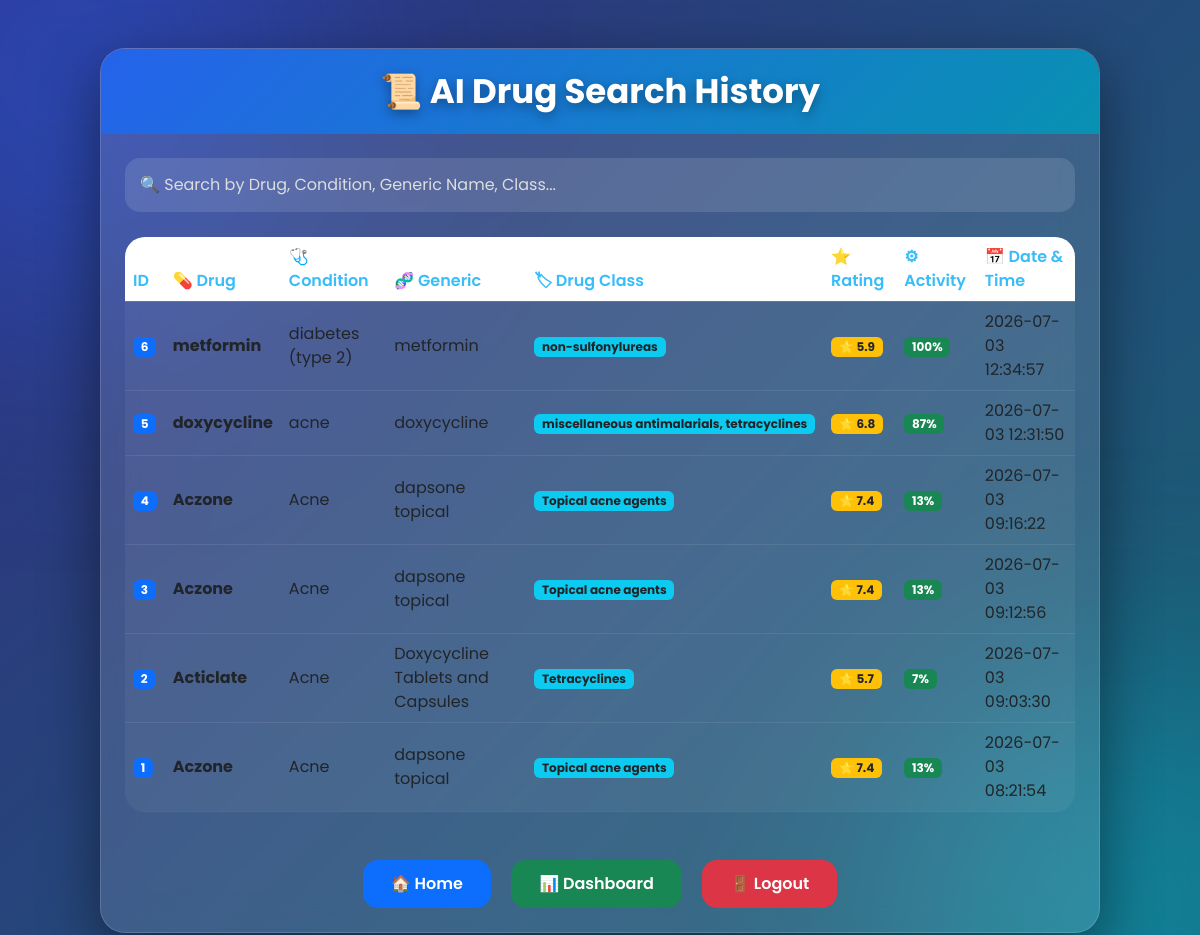
The page /history (signed in) on the database its author committed.
### tables this page shows
CREATE TABLE history(

        id INTEGER PRIMARY KEY AUTOINCREMENT,

        drug_name TEXT,

        medical_condition TEXT,

        generic_name TEXT,

        drug_class TEXT,

        rating TEXT,

        activity TEXT,

        search_time TIMESTAMP DEFAULT CURRENT_TIMESTAMP

    );

### app.py (the view)
@app.route("/history")
def history():
    if not session.get("admin"):
        flash("Please login first.")
        return redirect(url_for("login"))
    conn = sqlite3.connect(DATABASE)
    cur = conn.cursor()
    cur.execute("""
        SELECT *
        FROM history
        ORDER BY id DESC
    """)
    rows = cur.fetchall()
    conn.close()
    return render_template(
        "history.html",
        history=rows
    )

### templates/history.html (shortened to what this page needs)
<!DOCTYPE html>
<html lang="en">
<head>
<link href="https://cdn.jsdelivr.net/npm/bootstrap@5.3.0/dist/css/bootstrap.min.css" rel="stylesheet">
<script src="https://cdn.tailwindcss.com"></script>
</head>
<body>
<div class="container py-5">
<div class="history-card">
<div class="card-header">
<h3>
📜 AI Drug Search History
</h3>
</div>
<div class="card-body p-4">
<div class="search-box">
<input
type="text"
class="form-control"
id="searchInput"
placeholder="🔍 Search by Drug, Condition, Generic Name, Class..."
>
</div>
{% if history %}
<div class="table-responsive">
<table class="table table-hover align-middle" id="historyTable">
<thead>
<tr>
<th>ID</th>
<th>💊 Drug</th>
<th>🩺 Condition</th>
<th>🧬 Generic</th>
<th>🏷 Drug Class</th>
<th>⭐ Rating</th>
<th>⚙ Activity</th>
<th>📅 Date & Time</th>
</tr>
</thead>
<tbody>
{% for row in history %}
<tr>
<td>
<span class="badge bg-primary">
{{ row[0] }}
</span>
</td>
<td>
<strong>{{ row[1] }}</strong>
</td>
<td>
{{ row[2] }}
</td>
<td>
{{ row[3] }}
</td>
<td>
<span class="badge bg-info text-dark">
{{ row[4] }}
</span>
</td>
<td>
<span class="badge bg-warning text-dark">
⭐ {{ row[5] }}
</span>
</td>
<td>
<span class="badge bg-success">
{{ row[6] }}
</span>
</td>
<td>
{{ row[7] }}
</td>
</tr>
{% endfor %}
</tbody>
</table>
</div>
{% endif %}
<div class="text-center mt-5">
<a href="/index" class="btn btn-primary me-3">
🏠 Home
</a>
<a href="/dashboard" class="btn btn-success me-3">
📊 Dashboard
</a>
<a href="/logout" class="btn btn-danger">
🚪 Logout
</a>
</div>
</div>
</div>
</div>
</body>
</html>

### templates/history.html (style rules this page uses)
* { margin:0; padding:0; box-sizing:border-box; font-family:'Poppins',sans-serif; }
body { min-height:100vh; background:linear-gradient(-45deg,#0f172a,#1e3a8a,#0f766e,#312e81); background-size:400% 400%; animation:bgAnimation 12s ease infinite; overflow-x:hidden; color:white; }
body::before { content:""; position:fixed; width:500px; height:500px; background:#2563eb; left:-180px; top:-180px; border-radius:50%; filter:blur(130px); opacity:.45; animation:leftGlow 8s infinite alternate; z-index:-1; }
body::after { content:""; position:fixed; width:450px; height:450px; background:#06b6d4; right:-150px; bottom:-150px; border-radius:50%; filter:blur(120px); opacity:.40; animation:rightGlow 8s infinite alternate; z-index:-1; }
.history-card { background:rgba(255,255,255,.12); backdrop-filter:blur(18px); border:1px solid rgba(255,255,255,.15); border-radius:25px; box-shadow:0 20px 60px rgba(0,0,0,.45); transition:.45s; overflow:hidden; color:white; }
.card-header { background:linear-gradient(135deg,#2563eb,#0891b2)!important; border:none; padding:22px; }
.card-header h3 { margin:0; font-size:34px; font-weight:700; text-align:center; color:white; text-shadow:0 4px 12px rgba(0,0,0,.35); }
.search-box { margin-bottom:25px; }
.search-box input { background:rgba(255,255,255,.12); border:none; border-radius:15px; padding:15px; color:white; }
.search-box input::placeholder { color:#ddd; }
.table { color:white; margin-bottom:0; }
.table thead { background:rgba(255,255,255,.15); }
.table th { color:#38bdf8; font-weight:600; border-color:rgba(255,255,255,.12); }
.table td { background:rgba(255,255,255,.05); border-color:rgba(255,255,255,.08); vertical-align:middle; }
.table tbody tr { transition:.35s; }
.table-responsive { border-radius:20px; overflow:hidden; }
.btn { border:none; border-radius:15px; padding:12px 28px; font-weight:600; transition:.35s; }
.history-card { animation:floatingCard 5s ease-in-out infinite; }
.btn { transition:all .35s ease; }
.badge { animation:badgePulse 2.5s infinite; }
tbody tr { transition:.35s; cursor:pointer; }
#searchInput { transition:.35s; }
#historyTable tbody tr { animation:fadeIn .6s ease; }

### rows shown on the page
history: id "6", drug_name "metformin", medical_condition "diabetes (type 2)", generic_name "metformin", drug_class "non-sulfonylureas", rating "5.9", activity "100%", search_time "2026-07-03 12:34:57"
history: id "5", drug_name "doxycycline", medical_condition "acne", generic_name "doxycycline", drug_class "miscellaneous antimalarials, tetracyclines", rating "6.8", activity "87%", search_time "2026-07-03 12:31:50"
history: id "4", drug_name "Aczone", medical_condition "Acne", generic_name "dapsone topical", drug_class "Topical acne agents", rating "7.4", activity "13%", search_time "2026-07-03 09:16:22"
history: id "3", drug_name "Aczone", medical_condition "Acne", generic_name "dapsone topical", drug_class "Topical acne agents", rating "7.4", activity "13%", search_time "2026-07-03 09:12:56"
history: id "2", drug_name "Acticlate", medical_condition "Acne", generic_name "Doxycycline Tablets and Capsules", drug_class "Tetracyclines", rating "5.7", activity "7%", search_time "2026-07-03 09:03:30"
history: id "1", drug_name "Aczone", medical_condition "Acne", generic_name "dapsone topical", drug_class "Topical acne agents", rating "7.4", activity "13%", search_time "2026-07-03 08:21:54"
